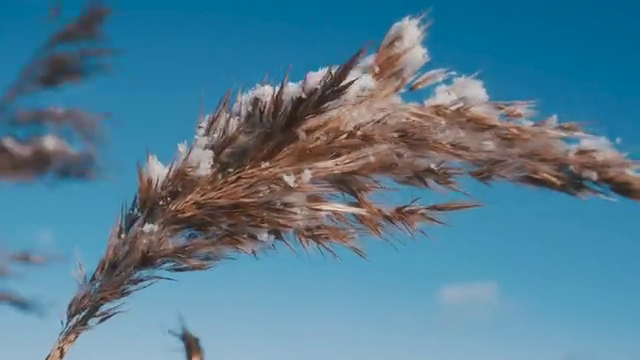
#> input picture frame 45 of ex/html/03/08/sample.mp4, 640 x 360 px, given in place of slow_traffic_small.mp4, which was not available
$ python 10-2.py
#> lines starting #> are read from the running program, lines starting #| are printed output that depends on the picture; pictures that were not available may be replaced by others from this repository, and a replacement may not be noted
import numpy as np
import cv2 as cv

cap=cv.VideoCapture('slow_traffic_small.mp4')

feature_params=dict(maxCorners=100,qualityLevel=0.3,minDistance=7,blockSize=7)
lk_params=dict(winSize=(15,15),maxLevel=2,criteria=(cv.TERM_CRITERIA_EPS|cv.TERM_CRITERIA_COUNT,10,0.03))

color=np.random.randint(0,255,(100,3))

ret,old_frame=cap.read()		# 첫 프레임
#> old_frame is the input picture: shape (360, 640, 3); mean B, G, R 147.5, 125.8, 83
old_gray=cv.cvtColor(old_frame,cv.COLOR_BGR2GRAY)
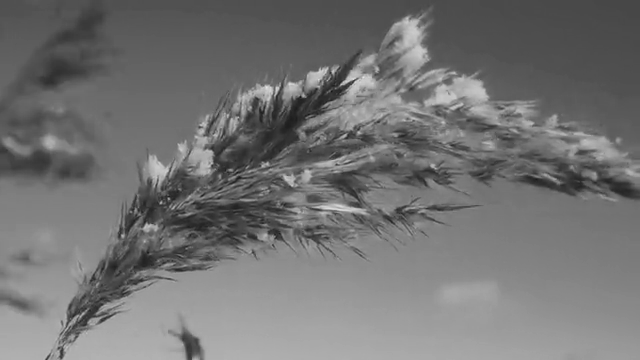
#> old_gray: shape (360, 640); min 21, max 228, mean 115.4
p0=cv.goodFeaturesToTrack(old_gray,mask=None,**feature_params)
#> p0 = 95 rows, first 8: [302, 95], [160, 201], [203, 128], [294, 183], [170, 200], [60, 347], [143, 229], [238, 115]

mask=np.zeros_like(old_frame)	# 물체의 이동 궤적을 그릴 영상

while(1):
    ret,frame=cap.read()
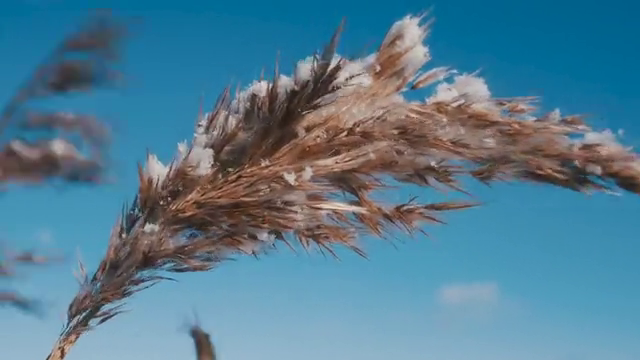
#> input picture frame 46 of ex/html/03/08/sample.mp4, 640 x 360 px, given in place of slow_traffic_small.mp4, which was not available
#> frame is the input picture: shape (360, 640, 3); mean B, G, R 146.3, 125.2, 83.5
    if not ret: break

    new_gray=cv.cvtColor(frame,cv.COLOR_BGR2GRAY)
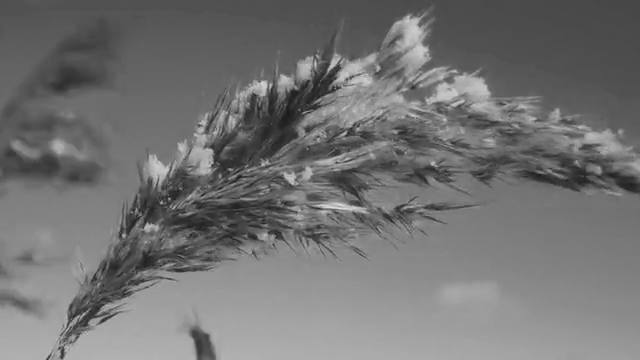
#> new_gray: shape (360, 640); min 25, max 222, mean 115.1
    p1,match,err=cv.calcOpticalFlowPyrLK(old_gray,new_gray,p0,None,**lk_params)	# 광류 계산
#> p1 = 95 rows, first 8: [294.8, 87.52], [160.5, 200.9], [202.5, 126.3], [294.6, 181.3], [170.5, 200], [60.73, 347.2], [143.8, 229.1], [236.3, 112.3]; match = 95 values from 1 to 1; err = 95 values, max 32.54 at index 55, min 0.889 at index 89, mean 6.74

    if p1 is not None:		# 양호한 쌍 선택
        good_new=p1[match==1]
#> good_new = 95 pairs, first value 60.72 to 599.2, second value 16.76 to 358.1
        good_old=p0[match==1]
#> good_old = 95 pairs, first value 60 to 595, second value 18 to 358

    for i in range(len(good_new)): # 이동 궨적 그리기
        a,b=int(good_new[i][0]),int(good_new[i][1])
        c,d=int(good_old[i][0]),int(good_old[i][1])
        mask=cv.line(mask,(a,b),(c,d),color[i].tolist(),2)
        frame=cv.circle(frame,(a,b),5,color[i].tolist(),-1)
#> this loop made 95 passes
#> (a, b, c, d) on passes 1 to 12: (294, 87, 302, 95), (160, 200, 160, 201), (202, 126, 203, 128), (294, 181, 294, 183), (170, 199, 170, 200), (60, 347, 60, 347), (143, 229, 143, 229), (236, 112, 238, 115), (310, 79, 319, 88), (253, 96, 256, 100), (321, 66, 333, 72), (262, 162, 263, 164)
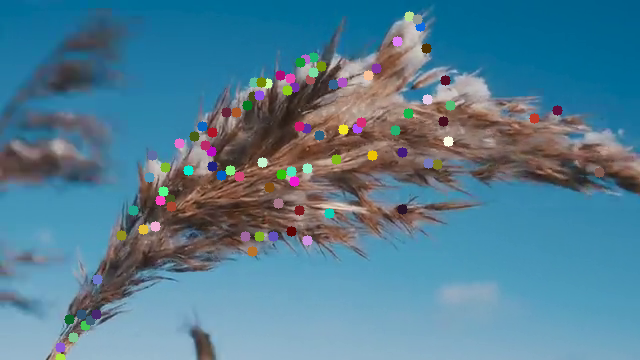
#> frame: shape (360, 640, 3); mean B, G, R 146.5, 125.4, 83.6
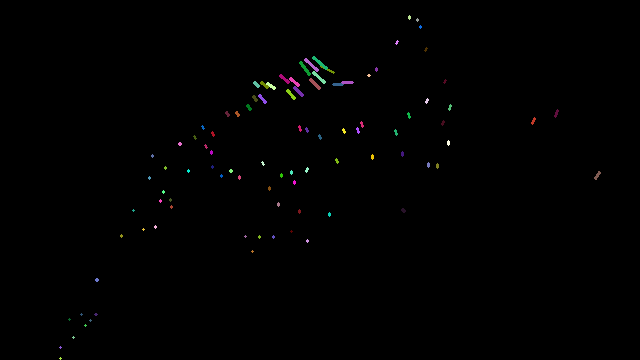
#> mask: shape (360, 640, 3); mean of channels 0, 1, 2 0.8, 0.8, 0.9; drawn as B, G, R

    img=cv.add(frame,mask)
    cv.imshow('LTK tracker',img)
    cv.waitKey(30)

    old_gray=new_gray.copy()	# 이번 것이 이전 것이 됨
    p0=good_new.reshape(-1,1,2)
#> p0 has the same summary as p1

cv.destroyAllWindows()

$ run again, starting later in the video
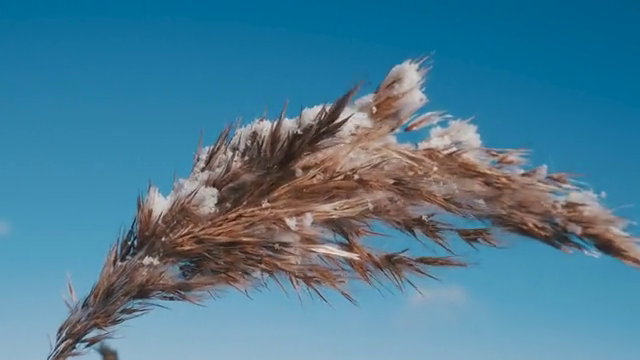
#> input picture frame 360 of ex/html/03/08/sample.mp4, 640 x 360 px, given in place of slow_traffic_small.mp4, which was not available
#> old_frame is the input picture: shape (360, 640, 3); mean B, G, R 148.4, 124.8, 75.6
#> `p0=cv.goodFeaturesToTrack(old_gray,mask=None,**feature_params)`: p0 = 74 rows, first 8: [298, 130], [119, 262], [265, 203], [234, 153], [144, 261], [356, 176], [131, 244], [148, 255]
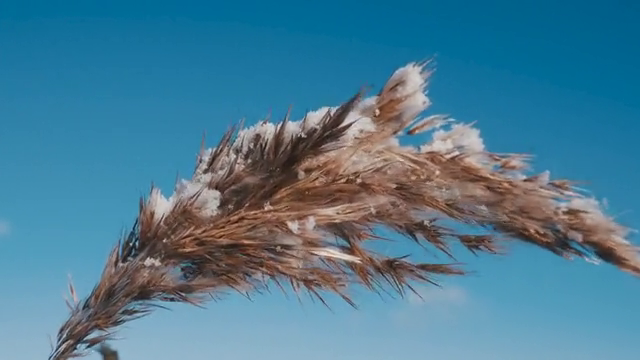
#> input picture frame 361 of ex/html/03/08/sample.mp4, 640 x 360 px, given in place of slow_traffic_small.mp4, which was not available
#> frame is the input picture: shape (360, 640, 3); mean B, G, R 148.2, 124.6, 75.1
#> p1 = 74 rows, first 8: [301.7, 133.4], [120.5, 263], [267.4, 205.9], [237.1, 155.3], [145.5, 262.3], [358.6, 179.8], [132.5, 245.3], [149.5, 256.3]; match = 74 values from 1 to 1; err = 74 values, max 13.88 at index 13, min 0.822 at index 19, mean 5.03
#> good_new = 74 pairs, first value 68.88 to 578.9, second value 67.84 to 345.7
#> good_old = 74 pairs, first value 68 to 578, second value 65 to 345
#> the loop `for i in range(len(good_new)):` made 74 passes
#> (a, b, c, d) on passes 1 to 8: (301, 133, 298, 130), (120, 262, 119, 262), (267, 205, 265, 203), (237, 155, 234, 153), (145, 262, 144, 261), (358, 179, 356, 176), (132, 245, 131, 244), (149, 256, 148, 255)
#> after the loop `for i in range(len(good_new)):`:
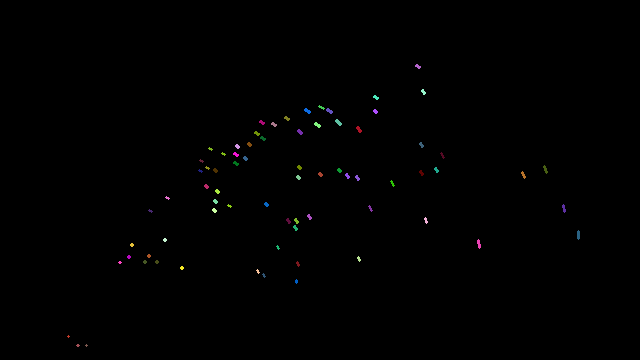
#> mask: shape (360, 640, 3); mean of channels 0, 1, 2 0.6, 0.6, 0.6; drawn as B, G, R
#> `p0=good_new.reshape(-1,1,2)`: p0 has the same summary as p1
